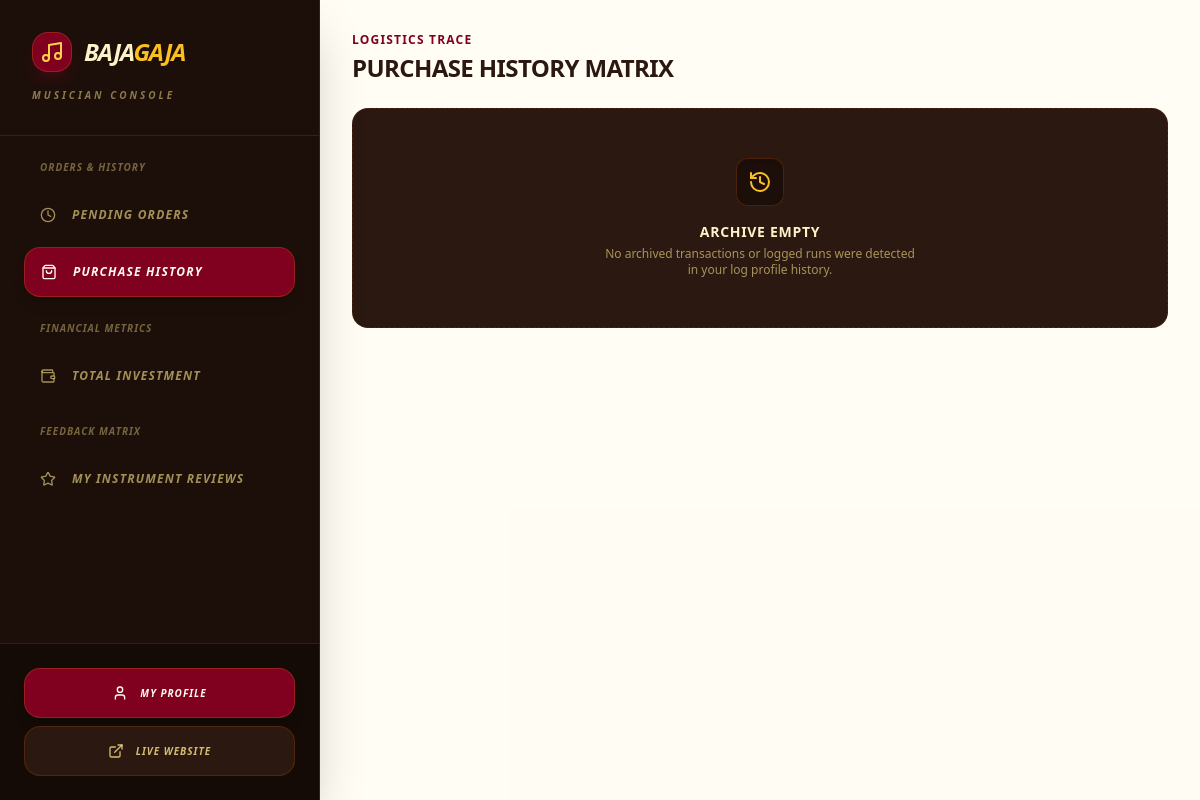
The app's page /dashboard/?section=my-orders (signed in), older data.
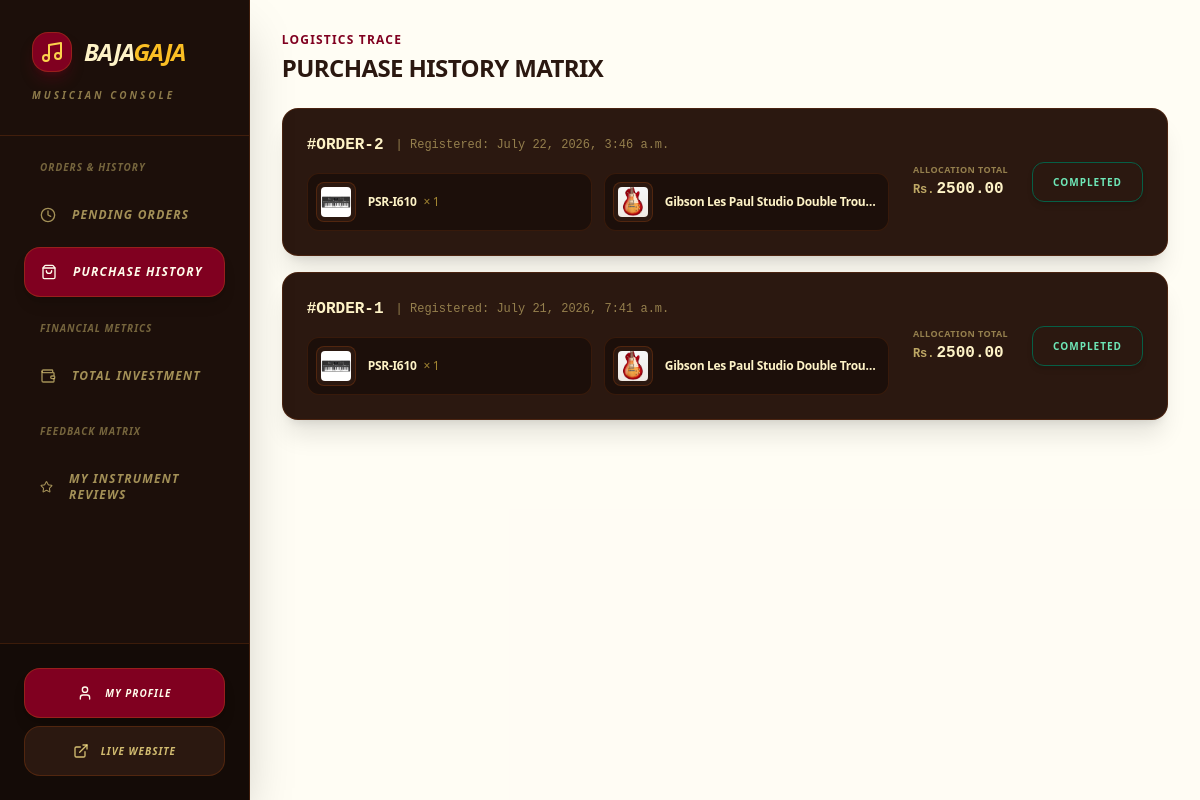
The same page, newer data.
### bg_app/models.py (models this page shows, shortened)
class Order(models.Model):
    class Status(models.TextChoices):
        CONFIRMED = 'confirmed', 'Order Confirmed'
        SHIPPING = 'shipping', 'In Transit'
        DELIVERED = 'delivered', 'Delivered'
        COMPLETED = 'completed', 'Completed'
        CANCELLED = 'cancelled', 'Cancelled'
    class PaymentMethod(models.TextChoices):
        ESEWA = 'esewa', 'Esewa'
        COD = 'cod', 'Cash on Delivery'
    customer = models.ForeignKey(User, on_delete=models.CASCADE, related_name='orders')
    total_amount = models.DecimalField(max_digits=12, decimal_places=2)
    status = models.CharField(max_length=20, choices=Status.choices, default=Status.CONFIRMED)
    transaction_id = models.CharField(max_length=100, blank=True, null=True)
    shipping_address = models.TextField()
    payment_method = models.CharField(max_length=20, choices=PaymentMethod.choices, default=PaymentMethod.ESEWA)
    created_at = models.DateTimeField(auto_now_add=True)

class OrderItem(models.Model):
    order = models.ForeignKey(Order, on_delete=models.CASCADE, related_name='items')
    product = models.ForeignKey(Product, on_delete=models.CASCADE)
    price_at_purchase = models.DecimalField(max_digits=10, decimal_places=2)
    quantity = models.PositiveIntegerField(default=1)

class Product(models.Model):
    class Category(models.TextChoices):
        GUITARS = 'guitars', 'Guitars & Basses'
        KEYBOARDS = 'keyboards', 'Keyboards & Synthesizers'
        DRUMS = 'drums', 'Drums & Percussion'
        TRADITIONAL = 'traditional', 'Traditional & Folk'
        WIND = 'wind', 'Wind & Brass'
        STUDIO = 'studio', 'Studio & Recording'
        AMPS_EFFECTS = 'amps_effects', 'Amps & Effect Pedals'
        ACCESSORIES = 'accessories', 'Accessories & Cables'
    class Condition(models.TextChoices):
        NEW = 'new', 'Brand New (Sealed)'
        REFURBISHED = 'refurbished', 'Factory Refurbished'
        USED = 'used', 'Pre-Owned / Good'
    brand = models.ForeignKey(Brand, on_delete=models.SET_NULL, null=True, related_name='products')
    name = models.CharField(max_length=255)
    category = models.CharField(max_length=20, choices=Category.choices)
    condition = models.CharField(max_length=20, choices=Condition.choices, default=Condition.NEW)
    description = models.TextField()
    price = models.DecimalField(max_digits=10, decimal_places=2)
    stock = models.PositiveIntegerField(default=0)
    product_image = models.ImageField(upload_to='images/products/')
    sku = models.CharField(max_length=100, unique=True, blank=True, null=True)
    is_active = models.BooleanField(default=True)
    created_at = models.DateTimeField(auto_now_add=True)

### bg_app/views/dashboard.py (the view)
# urls.py: path('dashboard/', customer_dashboard_view, name='customer_dashboard'),
@login_required
def customer_dashboard_view(request):
    if request.user.is_staff:
        messages.error(request, "You are not authorized to access this page.")
        return redirect('/')
    section = request.GET.get('section', 'pending-orders')
    context = {
        'section': section,
        'gross_spent': Order.objects.filter(customer=request.user, status=Order.Status.COMPLETED).aggregate(total_spent=models.Sum('total_amount'))['total_spent'] or 0,
        'average_spent': Order.objects.filter(customer=request.user, status=Order.Status.COMPLETED).aggregate(average_spent=models.Avg('total_amount'))['average_spent'] or 0,
    }
    if section == 'pending-orders':
        context['pending_orders'] = Order.objects.exclude(customer=request.user, status__in=[Order.Status.COMPLETED, Order.Status.CANCELLED]).order_by('-created_at')
    if section == 'my-orders':
        context['orders'] = Order.objects.filter(customer=request.user, status__in=[Order.Status.COMPLETED, Order.Status.CANCELLED]).order_by('-created_at')
    if section == 'my-reviews':
        context['my_reviews'] = None
    if section == 'total-spent':
        context['total_spent'] = Order.objects.filter(customer=request.user, status=Order.Status.COMPLETED).order_by('-created_at')
    return render(request, 'dashboard/customer_dashboard.html', context)

### bg_app/templates/dashboard/customer_dashboard.html (shortened to what the changed rows need)
<!DOCTYPE html>
<html lang="en">
<head>
    {% load static %}
    <link href="{% static 'css/styles.css' %}" rel="stylesheet" />
</head>
<body class="bg-amber-50/30 flex min-h-screen overflow-hidden text-stone-900 font-sans">
    <aside class="w-80 bg-[#1c0f0a] text-amber-100 flex flex-col shadow-2xl relative z-30 border-r border-amber-900/40">
        <div class="p-8 border-b border-amber-900/40">
            <div class="flex items-center gap-3">
                <h1 class="text-2xl font-black italic tracking-tighter uppercase text-amber-100">
                    Baja<span class="text-amber-400">Gaja</span>
                </h1>
            </div>
        </div>
    </aside>
    <main class="flex-grow flex flex-col h-screen overflow-y-auto bg-amber-50/30 p-6 sm:p-8">
        {% if section == 'pending-orders' or not section %}
            {% include 'dashboard/customer/_pending_orders.html' %}
        {% elif section == 'my-orders' %}
            {% include 'dashboard/customer/_my_orders.html' %}
        {% elif section == 'total-spent' %}
            {% include 'dashboard/customer/_total_spent.html' %}
        {% elif section == 'my-reviews' %}
            {% include 'dashboard/customer/_my_reviews.html' %}
        {% endif %}
    </main>
</body>
</html>

### bg_app/templates/dashboard/customer/_my_orders.html (shortened to what the changed rows need)
<div class="space-y-6">
    <div>
        <h2 class="text-xs font-bold uppercase tracking-widest text-[#800020] mb-1">Logistics Trace</h2>
    </div>
    <div class="space-y-4">
        {% for order in orders %}
            <div class="bg-[#2b1810] border border-amber-900/40 rounded-2xl p-6 min-h-[140px] flex flex-col lg:flex-row lg:items-center justify-between gap-6 hover:border-[#800020] transition-all shadow-xl group">
                <div class="space-y-4 flex-grow w-full">
                    <div class="flex flex-wrap items-center gap-3">
                        <span class="font-mono font-black text-base text-amber-100">#ORDER-{{ order.id }}</span>
                        <span class="text-xs text-amber-200/50 font-mono">| Registered: {{ order.created_at }}</span>
                    </div>
                    <div class="grid grid-cols-1 sm:grid-cols-2 gap-3 max-w-4xl">
                        {% for item in order.items.all %}
                            <div class="flex items-center gap-3 bg-[#1c0f0a] border border-amber-900/30 p-2 rounded-xl">
                                <div class="w-10 h-10 bg-[#2b1810] border border-amber-900/50 rounded-lg overflow-hidden flex items-center justify-center p-1 shrink-0">
                                    {% if item.product.product_image %}
                                        <img src="{{ item.product.product_image.url }}" alt="{{ item.product.name }}" class="w-full h-full object-cover rounded">
                                    {% else %}
                                        <i data-lucide="music" class="w-5 h-5 text-amber-500/40"></i>
                                    {% endif %}
                                </div>
                                <span class="text-amber-100 text-xs font-black tracking-tight truncate">
                                    {{ item.product.name }} <span class="text-amber-300/60 font-medium ml-1">× {{ item.quantity }}</span>
                                </span>
                            </div>
                        {% endfor %}
                    </div>
                </div>
                <div class="flex flex-wrap sm:flex-nowrap items-center justify-between lg:justify-end gap-6 border-t lg:border-t-0 border-amber-900/30 pt-4 lg:pt-0 shrink-0 w-full lg:w-auto">
                    <div class="flex flex-col lg:text-right">
                        <span class="text-[9px] uppercase font-bold tracking-wider text-amber-200/50">Allocation Total</span>
                        <div class="flex items-baseline gap-0.5">
                            <span class="text-xs font-mono font-bold text-amber-200/70">Rs.</span>
                            <span class="text-base font-mono font-black text-amber-100">{{ order.total_amount }}</span>
                        </div>
                    </div>
                    <div class="shrink-0">
                        {% if order.status == 'completed' %}
                            <div class="bg-emerald-950/80 border border-emerald-800 text-emerald-300 font-black h-10 px-5 rounded-xl flex items-center justify-center text-[10px] uppercase tracking-widest shadow-md select-none min-w-[110px]">
                                Completed
                            </div>
                        {% else %}
                            <div class="bg-rose-950/80 border border-rose-800 text-rose-300 font-black h-10 px-5 rounded-xl flex items-center justify-center text-[10px] uppercase tracking-widest shadow-md select-none min-w-[110px]">
                                Cancelled
                            </div>
                        {% endif %}
                    </div>
                </div>
            </div>
        {% empty %}
            <div class="flex flex-col items-center justify-center text-center p-12 bg-[#2b1810] border border-dashed border-amber-900/40 rounded-2xl min-h-[220px]">
                <div class="w-12 h-12 rounded-xl bg-[#1c0f0a] border border-amber-900/50 flex items-center justify-center mb-4 shadow-inner text-amber-400">
                    <i data-lucide="history" class="w-6 h-6"></i>
                </div>
                <h3 class="text-sm font-black text-amber-100 uppercase tracking-wider mb-1">Archive Empty</h3>
                <p class="text-xs text-amber-200/60 max-w-xs font-medium">No archived transactions or logged runs were detected in your log profile history.</p>
            </div>
        {% endfor %}
    </div>
</div>

Row changes from the older to the newer data that the page shows:
now on this page (row edited): Order: id "2", created_at "July 22, 2026, 3:46 a.m.", total_amount "2500.00", status "COMPLETED"
now on this page (row unchanged): OrderItem: product.product_image (picture), product.name "PSR-I610", quantity "1", shown under "2"
now on this page (row unchanged): OrderItem: product.product_image (picture), product.name "Gibson Les Paul Studio Double Trou…", shown under "2"
now on this page (row edited): Order: id "1", created_at "July 21, 2026, 7:41 a.m.", total_amount "2500.00", status "COMPLETED"
now on this page (row unchanged): OrderItem: product.product_image (picture), product.name "PSR-I610", quantity "1"
now on this page (row unchanged): OrderItem: product.product_image (picture), product.name "Gibson Les Paul Studio Double Trou…", shown under "1"
Text that changed along with them:
text no longer shown: "ARCHIVE EMPTY No archived transactions or logged runs were detected in your log profile history."
